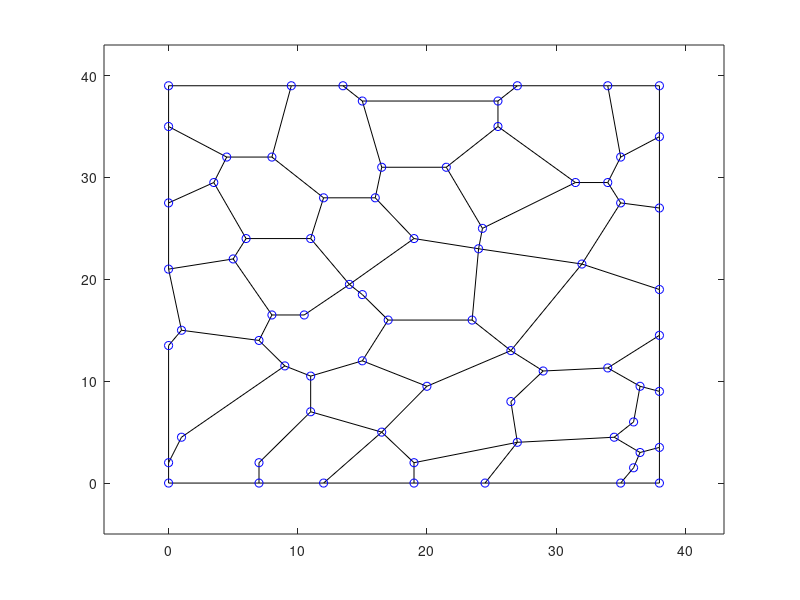

Source code (MATLAB):
%
% matlab plotter for the hirose.epi graph (grid) data
%  -- here we have a copy of the data
%

verts=[
1   0     39
2   9.5   39
3  13.5   39
4  15     37.5
5  27     39
6  25.5   37.5
7  34     39
8  38     39
9  35     32
10 38     34
11  0     35  
12  4.5   32
13  8     32  
14 12     28
15 16     28 
16 16.5   31 
17 21.5   31
18 25.5   35
19 31.5   29.5 
20 34     29.5
21 35     27.5
22 38     27
23  0     27.5
24  3.5   29.5
25  6     24
26  5     22
27  0     21
28 11     24 
29 19     24
30 24.3   25
31 24     23
32 32     21.5
33 38     19
34  0     13.5
35  1     15
36  7     14
37  8     16.5
38 10.5   16.5
39 14     19.5
40 15     18.5 
41 17     16
42 23.5   16
43 26.5   13
44 29     11
45 34     11.3
46 38     14.5
47  9     11.5
48 11     10.5
49 15     12
50 20      9.5
51  0      2
52  1      4.5
53 11      7
54  7      2
55  7      0
56 12      0 
57 16.5    5
58 19      2
59 19      0
60 24.5    0
61 27      4
62 26.5    8
63 34.5    4.5
64 36      6
65 36.5    9.5
66 36.5    3
67 36      1.5
68 35      0
69 38      0
70 38      3.5
71 38      9
72  0      0
];

edges=[
1   1     11
2  11     12 
3  12     13
4  13      2
5   2      1
6  13     14
7  14     15
8  15     16
9  16      4
10  4      3
11  3      2
12  4      6
13  6      5
14  5      3
15  6     18
16 18     19
17 19     20
18 20      9
19  9      7
20  7      5
21  9     10  
22 10      8
23  8      7
24 11     23
25 23     24
26 24     12
27 24     25
28 25     28
29 28     14
30 23     27
31 27     26
32 26     25
33 27     35
34 35     36
35 36     37
36 37     26
37 37     38
38 38     39
39 39     28
40 39     29
41 29     15
42 29     31
43 31     30
44 30     17
45 17     16
46 17     18
47 30     19 
48 20     21
49 21     22
50 22     10
51 31     32
52 32     21
53 32     33
54 33     22
55 40     41
56 41     42
57 42     31
58 36     47
59 47     48
60 48     49
61 49     41
62 49     50
63 50     43
64 43     42
65 43     32
66 43     44
67 44     45 
68 45     46
69 46     33
70 35     34
71 34     51
72 51     52
73 52     47
74 48     53
75 53     57
76 57     50
77 57     58
78 58     61
79 61     62
80 62     44
81 61     63
82 63     64
83 64     65
84 65     45
85 71     46
86 65     71
87 72     51
88 72     55
89 55     54
90 54     53
91 55     56
92 56     57
93 56     59
94 59     58
95 59     60
96 60     61
97 60     68
98 68     67 
99 67     66  
100 66    63
101 68    69
102 69    70
103 70    66
104 70    71
105 39    40
];

e1= edges(:,2);
e2= edges(:,3);

x0 = verts(e1,2);
y0 = verts(e1,3);

x1 = verts(e2,2);
y1 = verts(e2,3);

n = length(e1);
clf
for i=1:n
  plot( [x0( i ), x1( i )], [y0( i ), y1( i )], 'k');
  hold on
end
plot( verts(:,2), verts(:,3), 'bo')
hold off
axis([-5 43 -5 43])
